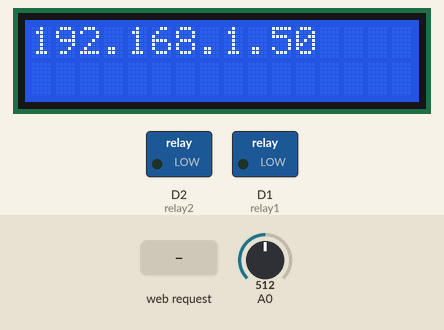
This sketch was run on a simulated ESP8266 (NodeMCU). Shown: 16×2 character LCD, switched loads named in the sketch (green lamp = pin HIGH). The inputs (shaded band) are chosen by the test bench; at power-on: A0 = 512. WiFi joins after 1.5 s; servers stay silent unless stated; what the sketch prints to the serial monitor is not drawn.

Above: at 5.7 s.
5.8 s: HTTP request GET /relay1/on received
At 6.9 s:
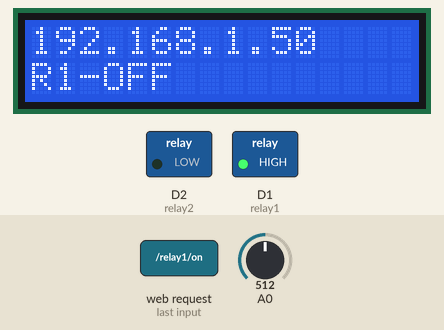
7.5 s: HTTP request GET /relay1/off received
At 8.6 s:
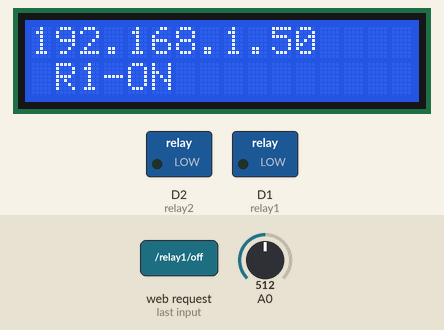
9.0 s: HTTP request GET /relay2/on received
At 10.3 s:
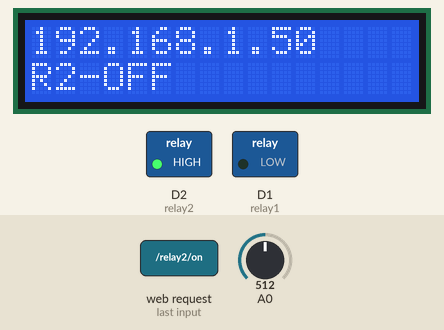
10.6 s: HTTP request GET /relay1/on received
At 11.8 s:
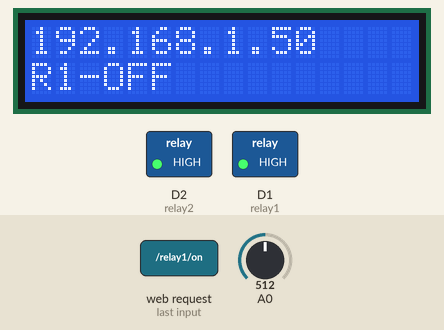
12.1 s: HTTP request GET /relay2/off received
At 12.5 s:
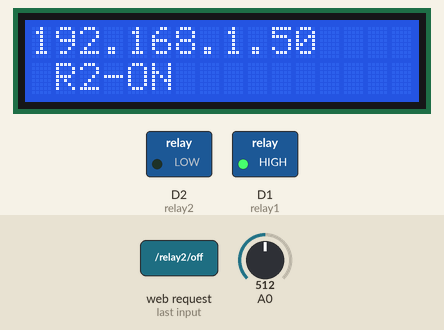
Timing chart, 0 to 14.6 s (numbered marks = the images above; inputs shaded):
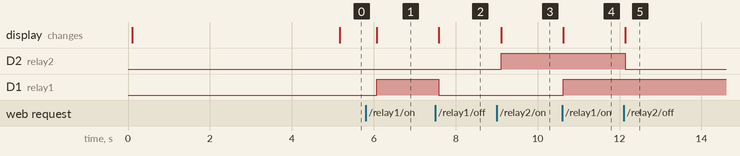

The sketch:

Thingspeak_with_webpage.ino
```cpp
// by : Trezen Parmar

/* This project sends the sensor data to cloud, according the predefined threshold
   value of sensor if value exeeded the predefined threshold then it sends notification on mobile via IFTTT service,
   we can directly then turn the appliances ON and OFF according to our choice with our integrated home automation service.

    details :
    components : nodeMCU, LDR, relays, LEDs, resistors, jumper wires, thingspeak account,
    IFTTT account, internet service(Mobile Hotspot).

    connections :
    1)For LDR connect A0 pin at the junction of LDR and resistor, ground pin
      to end of resistor and 3.3v power to another leg of LDR.
    2)For relays connect vcc to 3.3v power, IN1 to D1, IN2 to D2, GND to ground.
      connect the appliances as normally close on the other end of relays.
*/
#include "ThingSpeak.h"
#include <ESP8266WebServer.h>
#include <ESP8266WiFi.h>
#include <LiquidCrystal.h>

const int rs = D7, en = D8, d4 = D6, d5 = D5, d6 = D4, d7 = D3;
LiquidCrystal lcd(rs, en, d4, d5, d6, d7);

unsigned long myChannelNumber = 1397040;
const char * myWriteAPIKey = "F1APS5LR9U3ZEUEH";
char SECRET_SSID[] = "Redmi";
char SECRET_PASS[] = "7984891023";
char ssid[] = "Redmi";
char pass[] = "7984891023";
int keyIndex = 0;            // your network key index number (needed only for WEP)


WiFiServer server(80);

String header; // This stores the HTTP request

int relay1 = D1;
int relay2 = D2;

String relay1state = "off";
String relay2state = "off";

void setup() {
  Serial.begin(115200);
  delay(100);
  WiFi.mode(WIFI_STA);
  pinMode(relay1, OUTPUT);
  pinMode(relay2, OUTPUT);
  digitalWrite(relay1, LOW);
  digitalWrite(relay2, LOW);
  lcd.begin(16, 2);
}

void loop() {

  // Connect or reconnect to WiFi
  if (WiFi.status() != WL_CONNECTED) {
    Serial.print("Attempting to connect to SSID: ");
    Serial.println(SECRET_SSID);
    while (WiFi.status() != WL_CONNECTED) {
      WiFi.begin(ssid, pass); // Connect to WPA/WPA2 network. Change this line if using open or WEP network
      Serial.print(".");
      delay(5000);
    }
    Serial.println("\nConnected.");
    Serial.print("Got IP : ");
    Serial.println(WiFi.localIP());
    Serial.println("HTTP server started");
  }
    lcd.setCursor(0, 0);
    lcd.print(WiFi.localIP());

  server.begin();
  WiFiClient client = server.available();   // Listen for incoming clients
  if (client) {                             // If a new client connects,
    String currentLine = "";                // make a String to hold incoming data from the client
    while (client.connected()) {            // loop while the client's connected
      if (client.available()) {             // if there's bytes to read from the client,
        char c = client.read();             // read a byte, then
        //Serial.write(c);                    // print it out the serial monitor
        header += c;
        if (c == '\n') {                    // if the byte is a newline character
          // if the current line is blank, you got two newline characters in a row.
          // that's the end of the client HTTP request, so send a response:
          if (currentLine.length() == 0) {
            // HTTP headers always start with a response code (e.g. HTTP/1.1 200 OK)
            // and a content-type so the client knows what's coming, then a blank line:
            client.println("HTTP/1.1 200 OK");
            client.println("Content-type:text/html");
            client.println("Connection: close");
            client.println();

            // turns the GPIOs on and off
            if (header.indexOf("GET /relay1/on") >= 0) {
              Serial.println("relay 1 off");
              relay1state = "on";
              digitalWrite(relay1, HIGH);
              lcd.setCursor(0, 1);
              lcd.print("");
              lcd.print("R1-OFF");

            } else if (header.indexOf("GET /relay1/off") >= 0) {
              Serial.println("relay 1 on");
              relay1state = "off";
              digitalWrite(relay1, LOW);
              lcd.setCursor(0, 1);
              lcd.print("");
              lcd.print(" R1-ON");

            } else if (header.indexOf("GET /relay2/on") >= 0) {
              Serial.println("relay 2 off");
              relay2state = "on";
              digitalWrite(relay2, HIGH);
              lcd.setCursor(0, 1);
              lcd.print("");
              lcd.print("R2-OFF");


            } else if (header.indexOf("GET /relay2/off") >= 0) {
              Serial.println("relay 2 on");
              relay2state = "off";
              digitalWrite(relay2, LOW);
              lcd.setCursor(0, 1);
              lcd.print("");
              lcd.print(" R2-ON");

            }

            // Display the HTML web page
            client.println("<!DOCTYPE html><html>");
            client.println("<head><meta name=\"viewport\" content=\"width=device-width, initial-scale=1\">");
            client.println("<link rel=\"icon\" href=\"data:,\">");

            client.println("<style>html { font-family: Helvetica; display: inline-block; margin: 0px auto; text-align: center;}");
            client.println(".button { background-color: #195B6A; border: none; color: white; padding: 16px 40px;");
            client.println("text-decoration: none; font-size: 30px; margin: 2px; cursor: pointer;}");
            client.println(".button2 {background-color: #77878A;}</style></head>");

            client.println("<body><h1>Click to turn ON and OFF devices</h1>");
            client.println("<h2>The button status displays the current status of devices</h2>");

            client.println("<p>Relay 1</p>");
            // If relayliance 1 is off, it displays the ON button
            if (relay1state == "off") {
              client.println("<p><a href=\"/relay1/on\"><button class=\"button\">ON</button></a></p>");
              client.println("<p>click to turn off</p>");
            } else {
              client.println("<p><a href=\"/relay1/off\"><button class=\"button button2\">OFF</button></a></p>");
              client.println("<p>click to turn on</p>");
            }

            client.println("<p>Relay 2</p>");
            // If relayliance 2 is off, it displays the ON button
            if (relay2state == "off") {
              client.println("<p><a href=\"/relay2/on\"><button class=\"button\">ON</button></a></p>");
              client.println("<p>click to turn off</p>");
            } else {
              client.println("<p><a href=\"/relay2/off\"><button class=\"button button2\">OFF</button></a></p>");
              client.println("<p>click to turn on</p>");
            }
            client.println("</body></html>");

            // The HTTP response ends with another blank line
            client.println();
            break;
          }
          else { // if you got a newline, then clear currentLine
            currentLine = "";
          }
        } else if (c != '\r') {  // if you got anything else but a carriage return character,
          currentLine += c;      // add it to the end of the currentLine
        }
      }
    }
    // Clear the header variable
    header = "";
    // Close the connection
    client.stop();
  }

  thingspeak();  // function to send data to thingspeak cloud
}

void thingspeak() {
  WiFiClient  client;
  ThingSpeak.begin(client);
  int valueA0 = analogRead(A0);

  // Write value to Field 1 of a ThingSpeak Channel

  int httpCode = ThingSpeak.writeField(myChannelNumber, 1, valueA0, myWriteAPIKey);

  if (httpCode == 200) {
    Serial.println("Channel write successful.");
    Serial.println(valueA0);
  }
}
```

Measured:
- after the input at 5.8 s, D1 (relay1): LOW → HIGH after 0.28 s; the display: changes after 0.28 s (image 1)
- after the input at 7.5 s, D1 (relay1): HIGH → LOW after 0.09 s; the display: changes after 0.09 s (image 2)
- after the input at 9.0 s, D2 (relay2): LOW → HIGH after 0.11 s; the display: changes after 0.11 s (image 3)
- after the input at 10.6 s, D1 (relay1): LOW → HIGH at once; the display: changes at once (image 4)
- after the input at 12.1 s, D2 (relay2): HIGH → LOW at once; the display: changes at once (image 5)
